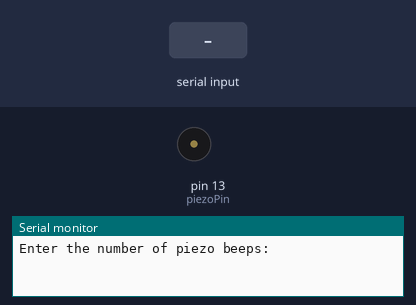
Bench run of a sketch on a simulated Arduino Uno, built with avr-gcc and run on an emulated ATmega328P. Shown: buzzer (waves = sounding), the last lines printed to the serial monitor. The inputs (shaded band) are chosen by the test bench.

Above: at 1.2 s.
1.3 s: "30,150,10,200\n" received over Serial
At 1.52 s:
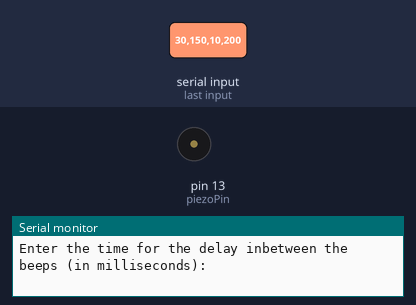
Timing chart, 0 to 8.7 s (numbered marks = the images above; inputs shaded):
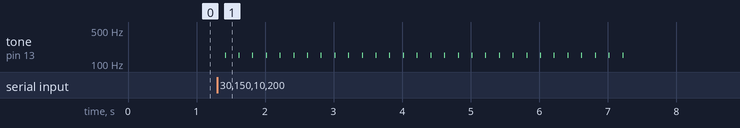

Measured:
- after the input at 1.3 s, tone on pin 13 (piezoPin): alternates 150 Hz for 0.01 s and silent for 0.19 s, 60 changes in all, then stays silent, starting after 0.12 s

The sketch:

Number_Of_Beeps_Serial.ino
```cpp
int piezoPin = 13, dly = 300, beepsVal, piezoVal = 500, len = 250;
String msgB = "Enter the number of piezo beeps: " , msgPV = "Enter the value of the piezo tone: ", msgL = "Enter the time for the piezo to create sound (in milliseconds): ", msgD = "Enter the time for the delay inbetween the beeps (in milliseconds): ";
void setup() {
  // put your setup code here, to run once:
  Serial.begin(9600);
  pinMode(piezoPin, OUTPUT);
}

void loop() {
  // put your main code here, to run repeatedly:
  Serial.println(msgB);
  while (Serial.available() == 0) {

  }
  beepsVal = Serial.parseInt();

  Serial.println(msgPV);
  while (Serial.available() == 0) {

  }
  piezoVal = Serial.parseInt();

  Serial.println(msgL);
  while (Serial.available() == 0) {

  }
  len = Serial.parseInt();

  Serial.println(msgD);
  while (Serial.available() == 0) {

  }
  dly = Serial.parseInt();
  for (int i = 0; i < beepsVal; i++) {
    tone(piezoPin, piezoVal, len);
    delay(dly);
    noTone(piezoPin);
  }
}
```
